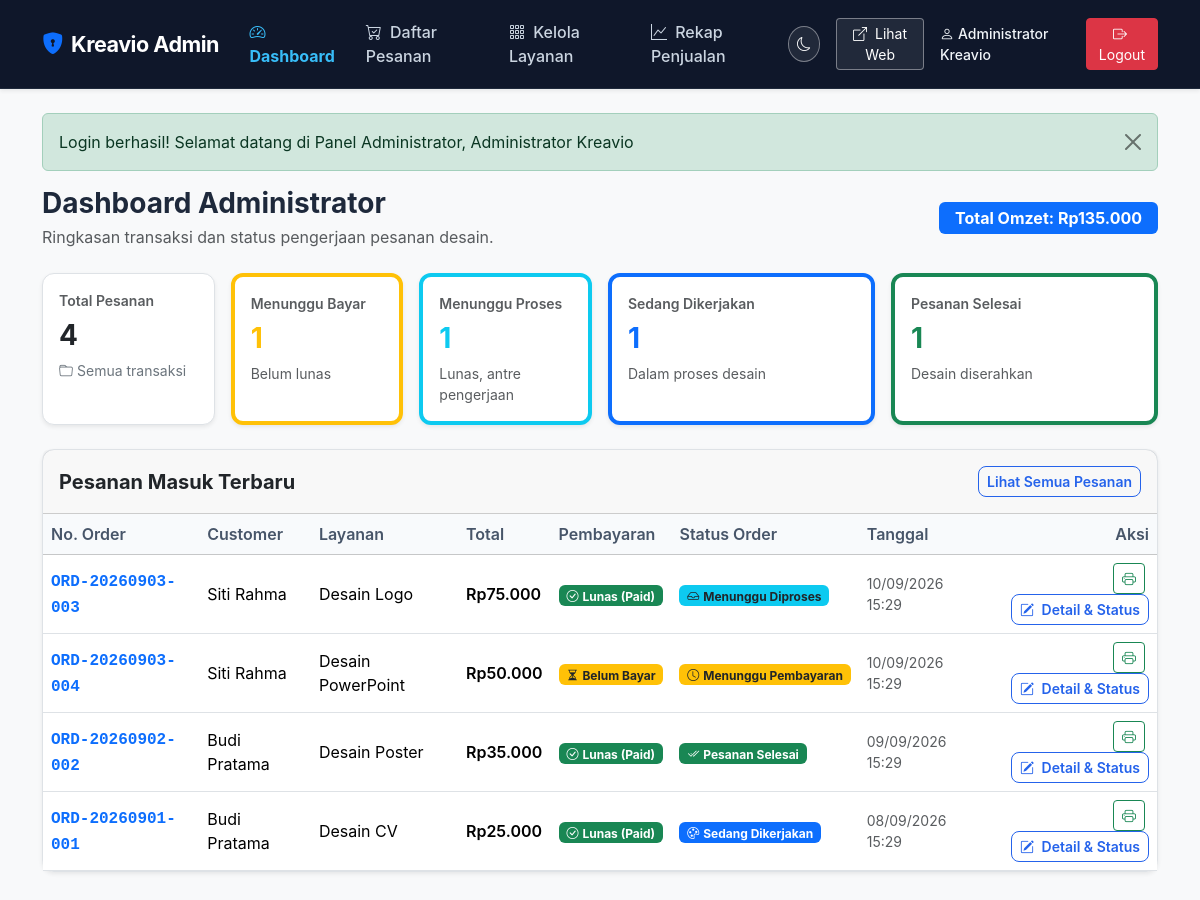
The page /admin/index.php (signed in) on the database its author committed.
### tables this page shows
CREATE TABLE IF NOT EXISTS `orders` (
  `id` INT UNSIGNED NOT NULL AUTO_INCREMENT,
  `order_number` VARCHAR(50) NOT NULL,
  `user_id` INT UNSIGNED NOT NULL,
  `service_id` INT UNSIGNED NOT NULL,
  `deadline` DATE NOT NULL,
  `brief` TEXT NOT NULL,
  `notes` TEXT NULL,
  `total` INT UNSIGNED NOT NULL,
  `payment_status` VARCHAR(30) NOT NULL DEFAULT 'pending_payment',
  `order_status` VARCHAR(30) NOT NULL DEFAULT 'pending_payment',
  `created_at` DATETIME NOT NULL DEFAULT CURRENT_TIMESTAMP,
  `updated_at` DATETIME NOT NULL DEFAULT CURRENT_TIMESTAMP ON UPDATE CURRENT_TIMESTAMP,
  PRIMARY KEY (`id`),
  UNIQUE KEY `idx_orders_number` (`order_number`),
  KEY `idx_orders_user` (`user_id`),
  KEY `idx_orders_service` (`service_id`),
  KEY `idx_orders_created_at` (`created_at`),
  CONSTRAINT `fk_orders_user` FOREIGN KEY (`user_id`) REFERENCES `users` (`id`) ON DELETE CASCADE ON UPDATE CASCADE,
  CONSTRAINT `fk_orders_service` FOREIGN KEY (`service_id`) REFERENCES `services` (`id`) ON DELETE RESTRICT ON UPDATE CASCADE
);

CREATE TABLE IF NOT EXISTS `users` (
  `id` INT UNSIGNED NOT NULL AUTO_INCREMENT,
  `name` VARCHAR(100) NOT NULL,
  `email` VARCHAR(100) NOT NULL,
  `password` VARCHAR(255) NOT NULL,
  `phone` VARCHAR(25) NOT NULL,
  `created_at` DATETIME NOT NULL DEFAULT CURRENT_TIMESTAMP,
  PRIMARY KEY (`id`),
  UNIQUE KEY `idx_users_email` (`email`)
);

CREATE TABLE IF NOT EXISTS `services` (
  `id` INT UNSIGNED NOT NULL AUTO_INCREMENT,
  `name` VARCHAR(100) NOT NULL,
  `description` TEXT NOT NULL,
  `price` INT UNSIGNED NOT NULL,
  `duration` VARCHAR(50) NOT NULL,
  `active` TINYINT(1) NOT NULL DEFAULT 1,
  `created_at` DATETIME NOT NULL DEFAULT CURRENT_TIMESTAMP,
  PRIMARY KEY (`id`)
);

### includes/admin-auth.php (called while the page is built, shortened)
<?php
require_once __DIR__ . '/../config/config.php';
function is_admin_logged_in() {
    return isset($_SESSION['admin_id']) && !empty($_SESSION['admin_id']);
}
function current_admin($pdo) {
    $stmt = $pdo->prepare("SELECT id, name, email, created_at FROM admins WHERE id = ?");
    $stmt->execute([$_SESSION['admin_id']]);
    return $stmt->fetch();
}

### admin/index.php (the view, shortened to what this page needs)
<?php
require_once __DIR__ . '/../config/config.php';
require_once __DIR__ . '/../config/database.php';
require_once __DIR__ . '/../includes/admin-auth.php';
$stats = [
    'total'            => 0,
    'pending_payment'  => 0,
    'menunggu_proses'  => 0,
    'sedang_dikerjakan'=> 0,
    'selesai'          => 0,
    'total_pendapatan' => 0
];
try {
    $statStmt = $pdo->query("
        SELECT
            COUNT(*) as total,
            SUM(CASE WHEN payment_status = 'pending_payment' THEN 1 ELSE 0 END) as pending_payment,
            SUM(CASE WHEN order_status = 'menunggu_proses' THEN 1 ELSE 0 END) as menunggu_proses,
            SUM(CASE WHEN order_status = 'sedang_dikerjakan' THEN 1 ELSE 0 END) as sedang_dikerjakan,
            SUM(CASE WHEN order_status = 'selesai' THEN 1 ELSE 0 END) as selesai,
            SUM(CASE WHEN payment_status = 'paid' THEN total ELSE 0 END) as total_pendapatan
        FROM orders
    ");
    $res = $statStmt->fetch();
    if ($res) {
        $stats['total']            = (int)$res['total'];
        $stats['pending_payment']  = (int)$res['pending_payment'];
        $stats['menunggu_proses']  = (int)$res['menunggu_proses'];
        $stats['sedang_dikerjakan']= (int)$res['sedang_dikerjakan'];
        $stats['selesai']          = (int)$res['selesai'];
        $stats['total_pendapatan'] = (int)$res['total_pendapatan'];
    }
    $recentStmt = $pdo->query("
        SELECT o.*, u.name as customer_name, s.name as service_name
        FROM orders o
        JOIN users u ON o.user_id = u.id
        JOIN services s ON o.service_id = s.id
        ORDER BY o.created_at DESC
        LIMIT 6
    ");
    $recentOrders = $recentStmt->fetchAll();
} catch (PDOException $e) {
    $recentOrders = [];
}
$currentAdminPage = 'index.php';
require_once __DIR__ . '/../includes/admin-header.php';
?>
    <div class="container py-4">
        <?php display_flash(); ?>
        <div class="d-flex flex-column flex-md-row justify-content-between align-items-md-center mb-4">
            <div>
                <h3 class="fw-bold mb-1">Dashboard Administrator</h3>
                <p class="text-muted mb-0">Ringkasan transaksi dan status pengerjaan pesanan desain.</p>
            </div>
            <div class="mt-3 mt-md-0">
                <span class="badge bg-primary fs-6 px-3 py-2">
                    Total Omzet: <?= format_rupiah($stats['total_pendapatan']) ?>
                </span>
            </div>
        </div>
        <div class="row g-3 mb-4">
            <div class="col-sm-6 col-lg-4 col-xl-2">
                <div class="card p-3 border shadow-sm h-100">
                    <span class="text-muted small fw-semibold">Total Pesanan</span>
                    <h3 class="fw-bold my-2 text-dark"><?= $stats['total'] ?></h3>
                    <span class="small text-secondary"><i class="bi bi-folder me-1"></i>Semua transaksi</span>
                </div>
            </div>
            <div class="col-sm-6 col-lg-4 col-xl-2">
                <div class="card p-3 border shadow-sm h-100 border-start border-4 border-warning">
                    <span class="text-muted small fw-semibold">Menunggu Bayar</span>
                    <h3 class="fw-bold my-2 text-warning"><?= $stats['pending_payment'] ?></h3>
                    <span class="small text-muted">Belum lunas</span>
                </div>
            </div>
            <div class="col-sm-6 col-lg-4 col-xl-2">
                <div class="card p-3 border shadow-sm h-100 border-start border-4 border-info">
                    <span class="text-muted small fw-semibold">Menunggu Proses</span>
                    <h3 class="fw-bold my-2 text-info"><?= $stats['menunggu_proses'] ?></h3>
                    <span class="small text-muted">Lunas, antre pengerjaan</span>
                </div>
            </div>
            <div class="col-sm-6 col-lg-4 col-xl-3">
                <div class="card p-3 border shadow-sm h-100 border-start border-4 border-primary">
                    <span class="text-muted small fw-semibold">Sedang Dikerjakan</span>
                    <h3 class="fw-bold my-2 text-primary"><?= $stats['sedang_dikerjakan'] ?></h3>
                    <span class="small text-muted">Dalam proses desain</span>
                </div>
            </div>
            <div class="col-sm-6 col-lg-4 col-xl-3">
                <div class="card p-3 border shadow-sm h-100 border-start border-4 border-success">
                    <span class="text-muted small fw-semibold">Pesanan Selesai</span>
                    <h3 class="fw-bold my-2 text-success"><?= $stats['selesai'] ?></h3>
                    <span class="small text-muted">Desain diserahkan</span>
                </div>
            </div>
        </div>
        <div class="card shadow-sm border mb-4">
            <div class="card-header py-3 d-flex justify-content-between align-items-center">
                <h5 class="fw-bold mb-0">Pesanan Masuk Terbaru</h5>
                <a href="<?= base_url('admin/orders.php') ?>" class="btn btn-sm btn-outline-primary">
                    Lihat Semua Pesanan
                </a>
            </div>
            <div class="card-body p-0">
                <?php if (empty($recentOrders)): ?>
                    <div class="p-4 text-center text-muted">Belum ada data pesanan masuk.</div>
                <?php else: ?>
                    <div class="table-responsive">
                        <table class="table table-hover align-middle mb-0">
                            <thead class="table-light">
                                <tr>
                                    <th>No. Order</th>
                                    <th>Customer</th>
                                    <th>Layanan</th>
                                    <th>Total</th>
                                    <th>Pembayaran</th>
                                    <th>Status Order</th>
                                    <th>Tanggal</th>
                                    <th class="text-end">Aksi</th>
                                </tr>
                            </thead>
                            <tbody>
                                <?php foreach ($recentOrders as $ord): ?>
                                    <tr>
                                        <td>
                                            <a href="<?= base_url('admin/order-detail.php?id=' . $ord['id']) ?>" class="fw-bold font-monospace text-decoration-none">
                                                <?= e($ord['order_number']) ?>
                                            </a>
                                        </td>
                                        <td><?= e($ord['customer_name']) ?></td>
                                        <td><?= e($ord['service_name']) ?></td>
                                        <td class="fw-semibold"><?= format_rupiah($ord['total']) ?></td>
                                        <td><?= get_payment_status_badge($ord['payment_status']) ?></td>
                                        <td><?= get_order_status_badge($ord['order_status']) ?></td>
                                        <td class="small text-muted"><?= date('d/m/Y H:i', strtotime($ord['created_at'])) ?></td>
                                        <td class="text-end">
                                            <a href="<?= base_url('admin/invoice.php?id=' . $ord['id']) ?>" class="btn btn-sm btn-outline-success me-1" title="Cetak Invoice" target="_blank">
                                                <i class="bi bi-printer"></i>
                                            </a>
                                            <a href="<?= base_url('admin/order-detail.php?id=' . $ord['id']) ?>" class="btn btn-sm btn-outline-primary">
                                                <i class="bi bi-pencil-square me-1"></i> Detail &amp; Status
                                            </a>
                                        </td>
                                    </tr>
                                <?php endforeach; ?>
                            </tbody>
                        </table>
                    </div>
                <?php endif; ?>
            </div>
        </div>
    </div>
<?php require_once __DIR__ . '/../includes/admin-footer.php'; ?>

### includes/admin-header.php (shortened to what this page needs)
<?php
require_once __DIR__ . '/../config/config.php';
require_once __DIR__ . '/../config/database.php';
require_once __DIR__ . '/../includes/admin-auth.php';
$admin = current_admin($pdo);
$currentAdminPage = $currentAdminPage ?? basename($_SERVER['PHP_SELF']);
?>
<!DOCTYPE html>
<html lang="id">
<head>
    <link href="https://cdn.jsdelivr.net/npm/bootstrap@5.3.2/dist/css/bootstrap.min.css" rel="stylesheet">
    <link rel="stylesheet" href="https://cdn.jsdelivr.net/npm/bootstrap-icons@1.11.3/font/bootstrap-icons.min.css">
    <link rel="stylesheet" href="<?= asset_url('css/style.css?v=' . filemtime(__DIR__ . '/../assets/css/style.css')) ?>">
</head>
<body class="bg-light">
    <nav class="navbar navbar-expand-lg navbar-dark bg-dark navbar-admin sticky-top shadow-sm">
        <div class="container">
            <a class="navbar-brand fw-bold text-white d-flex align-items-center" href="<?= base_url('admin/index.php') ?>">
                <i class="bi bi-shield-lock-fill text-primary me-2"></i> Kreavio Admin
            </a>
            <div class="collapse navbar-collapse" id="adminNavbar">
                <ul class="navbar-nav me-auto mb-2 mb-lg-0">
                    <li class="nav-item">
                        <a class="nav-link <?= ($currentAdminPage === 'index.php') ? 'active fw-bold text-white' : 'text-light' ?>" href="<?= base_url('admin/index.php') ?>">
                            <i class="bi bi-speedometer2 me-1"></i> Dashboard
                        </a>
                    </li>
                    <li class="nav-item">
                        <a class="nav-link <?= in_array($currentAdminPage, ['orders.php', 'order-detail.php']) ? 'active fw-bold text-white' : 'text-light' ?>" href="<?= base_url('admin/orders.php') ?>">
                            <i class="bi bi-cart-check me-1"></i> Daftar Pesanan
                        </a>
                    </li>
                    <li class="nav-item">
                        <a class="nav-link <?= in_array($currentAdminPage, ['services.php', 'service-create.php', 'service-edit.php']) ? 'active fw-bold text-white' : 'text-light' ?>" href="<?= base_url('admin/services.php') ?>">
                            <i class="bi bi-grid-3x3-gap me-1"></i> Kelola Layanan
                        </a>
                    </li>
                    <li class="nav-item">
                        <a class="nav-link <?= ($currentAdminPage === 'sales-report.php') ? 'active fw-bold text-white' : 'text-light' ?>" href="<?= base_url('admin/sales-report.php') ?>">
                            <i class="bi bi-graph-up me-1"></i> Rekap Penjualan
                        </a>
                    </li>
                </ul>
                <div class="d-flex align-items-center gap-3">
                    <button type="button" class="btn btn-sm btn-outline-light theme-toggle-btn px-2" onclick="toggleTheme()" title="Ganti Mode Tampilan" aria-label="Ganti Mode Tampilan">
                        <i class="bi bi-moon"></i>
                    </button>
                    <a href="<?= base_url('index.php') ?>" target="_blank" class="btn btn-sm btn-outline-light">
                        <i class="bi bi-box-arrow-up-right me-1"></i> Lihat Web
                    </a>
                    <span class="admin-user-badge small text-white"><i class="bi bi-person me-1"></i><?= e($admin['name']) ?></span>
                    <a href="<?= base_url('admin/logout.php') ?>" class="btn btn-sm btn-danger">
                        <i class="bi bi-box-arrow-right me-1"></i> Logout
                    </a>
                </div>
            </div>
        </div>
    </nav>

### config/config.php (shortened to what this page needs)
<?php
function base_url($path = '') {
    return BASE_URL . ltrim($path, '/');
}
function asset_url($path = '') {
    return BASE_URL . 'assets/' . ltrim($path, '/');
}
function e($string) {
    return htmlspecialchars((string)($string ?? ''), ENT_QUOTES, 'UTF-8');
}
function format_rupiah($number) {
    return 'Rp' . number_format((float)$number, 0, ',', '.');
}
function get_payment_status_badge($status) {
    switch ($status) {
        case 'paid':
            return '<span class="badge bg-success"><i class="bi bi-check-circle me-1"></i>Lunas (Paid)</span>';
        case 'pending_payment':
            return '<span class="badge bg-warning text-dark"><i class="bi bi-hourglass-split me-1"></i>Belum Bayar</span>';
    }
}
function get_order_status_badge($status) {
    switch ($status) {
        case 'pending_payment':
            return '<span class="badge bg-warning text-dark"><i class="bi bi-clock me-1"></i>Menunggu Pembayaran</span>';
        case 'menunggu_proses':
            return '<span class="badge bg-info text-dark"><i class="bi bi-inbox me-1"></i>Menunggu Diproses</span>';
        case 'sedang_dikerjakan':
            return '<span class="badge bg-primary"><i class="bi bi-palette me-1"></i>Sedang Dikerjakan</span>';
        case 'selesai':
            return '<span class="badge bg-success"><i class="bi bi-check2-all me-1"></i>Pesanan Selesai</span>';
    }
}
function display_flash() {
    if (isset($_SESSION['flash_message'])) {
        $flash = $_SESSION['flash_message'];
        $type = e($flash['type']);
        $msg = e($flash['message']);
        echo "<div class=\"alert alert-{$type} alert-dismissible fade show\" role=\"alert\">
                {$msg}
                <button type=\"button\" class=\"btn-close\" data-bs-dismiss=\"alert\" aria-label=\"Close\"></button>
              </div>";
    }
}

### rows shown on the page
orders: order_number "ORD-20260903-003", user.name "Siti Rahma", service.name "Desain Logo", total "Rp75.000", payment_status "paid" (drawn), order_status "menunggu_proses" (drawn), created_at "10/09/2026 15:29"
orders: order_number "ORD-20260903-004", user.name "Siti Rahma", service.name "Desain PowerPoint", total "Rp50.000", payment_status "pending_payment" (drawn), order_status "pending_payment" (drawn), created_at "10/09/2026 15:29"
orders: order_number "ORD-20260902-002", user.name "Budi Pratama", service.name "Desain Poster", total "Rp35.000", payment_status "paid" (drawn), order_status "selesai" (drawn), created_at "09/09/2026 15:29"
orders: order_number "ORD-20260901-001", user.name "Budi Pratama", service.name "Desain CV", total "Rp25.000", payment_status "paid" (drawn), shows "Sedang Dikerjakan", created_at "08/09/2026 15:29"

### other values the page prints
$admin['name'] "Administrator Kreavio"
$msg "Login berhasil! Selamat datang di Panel Administrator, Administrator Kreavio"
format_rupiah($stats['total_pendapatan']) "Rp135.000"
$stats['total'] "4"
$stats['pending_payment'] "1"
$stats['menunggu_proses'] "1"
$stats['sedang_dikerjakan'] "1"
$stats['selesai'] "1"
